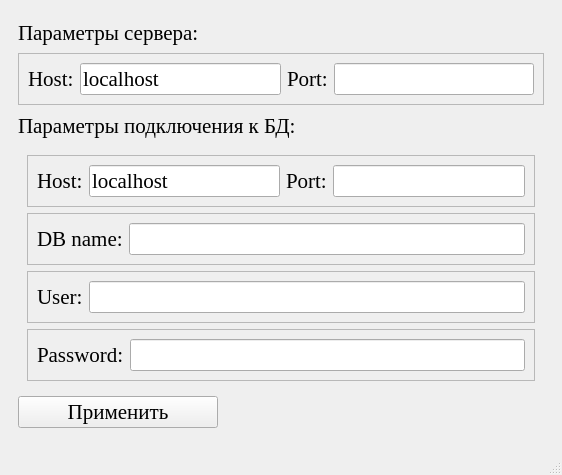
<?xml version="1.0" encoding="UTF-8"?>
<ui version="4.0">
 <class>MainWindow</class>
 <widget class="QMainWindow" name="MainWindow">
  <property name="geometry">
   <rect>
    <x>0</x>
    <y>0</y>
    <width>562</width>
    <height>475</height>
   </rect>
  </property>
  <property name="font">
   <font>
    <family>Times New Roman</family>
    <pointsize>16</pointsize>
   </font>
  </property>
  <property name="windowTitle">
   <string>MainWindow</string>
  </property>
  <widget class="QWidget" name="centralwidget">
   <layout class="QHBoxLayout" name="horizontalLayout">
    <item>
     <widget class="QWidget" name="widget" native="true">
      <layout class="QVBoxLayout" name="verticalLayout">
       <item>
        <widget class="QLabel" name="label">
         <property name="text">
          <string>Параметры сервера:</string>
         </property>
        </widget>
       </item>
       <item>
        <widget class="QFrame" name="frame">
         <property name="frameShape">
          <enum>QFrame::StyledPanel</enum>
         </property>
         <property name="frameShadow">
          <enum>QFrame::Raised</enum>
         </property>
         <layout class="QHBoxLayout" name="horizontalLayout_2">
          <item>
           <widget class="QLabel" name="label_2">
            <property name="text">
             <string>Host:</string>
            </property>
           </widget>
          </item>
          <item>
           <widget class="QLineEdit" name="lineEdit">
            <property name="text">
             <string>localhost</string>
            </property>
           </widget>
          </item>
          <item>
           <widget class="QLabel" name="label_3">
            <property name="text">
             <string>Port:</string>
            </property>
           </widget>
          </item>
          <item>
           <widget class="QLineEdit" name="lineEdit_2"/>
          </item>
         </layout>
        </widget>
       </item>
       <item>
        <widget class="QLabel" name="label_4">
         <property name="text">
          <string>Параметры подключения к БД:</string>
         </property>
        </widget>
       </item>
       <item>
        <widget class="QWidget" name="widget_2" native="true">
         <layout class="QVBoxLayout" name="verticalLayout_2">
          <item>
           <widget class="QFrame" name="frame_2">
            <property name="frameShape">
             <enum>QFrame::StyledPanel</enum>
            </property>
            <property name="frameShadow">
             <enum>QFrame::Raised</enum>
            </property>
            <layout class="QHBoxLayout" name="horizontalLayout_3">
             <item>
              <widget class="QLabel" name="label_5">
               <property name="text">
                <string>Host:</string>
               </property>
              </widget>
             </item>
             <item>
              <widget class="QLineEdit" name="lineEdit_3">
               <property name="text">
                <string>localhost</string>
               </property>
              </widget>
             </item>
             <item>
              <widget class="QLabel" name="label_6">
               <property name="text">
                <string>Port:</string>
               </property>
              </widget>
             </item>
             <item>
              <widget class="QLineEdit" name="lineEdit_4"/>
             </item>
            </layout>
           </widget>
          </item>
          <item>
           <widget class="QFrame" name="frame_3">
            <property name="frameShape">
             <enum>QFrame::StyledPanel</enum>
            </property>
            <property name="frameShadow">
             <enum>QFrame::Raised</enum>
            </property>
            <layout class="QHBoxLayout" name="horizontalLayout_4">
             <item>
              <widget class="QLabel" name="label_7">
               <property name="text">
                <string>DB name:</string>
               </property>
              </widget>
             </item>
             <item>
              <widget class="QLineEdit" name="lineEdit_5"/>
             </item>
            </layout>
           </widget>
          </item>
          <item>
           <widget class="QFrame" name="frame_4">
            <property name="frameShape">
             <enum>QFrame::StyledPanel</enum>
            </property>
            <property name="frameShadow">
             <enum>QFrame::Raised</enum>
            </property>
            <layout class="QHBoxLayout" name="horizontalLayout_5">
             <item>
              <widget class="QLabel" name="label_8">
               <property name="text">
                <string>User:</string>
               </property>
              </widget>
             </item>
             <item>
              <widget class="QLineEdit" name="lineEdit_6"/>
             </item>
            </layout>
           </widget>
          </item>
          <item>
           <widget class="QFrame" name="frame_5">
            <property name="frameShape">
             <enum>QFrame::StyledPanel</enum>
            </property>
            <property name="frameShadow">
             <enum>QFrame::Raised</enum>
            </property>
            <layout class="QHBoxLayout" name="horizontalLayout_6">
             <item>
              <widget class="QLabel" name="label_9">
               <property name="text">
                <string>Password:</string>
               </property>
              </widget>
             </item>
             <item>
              <widget class="QLineEdit" name="lineEdit_7"/>
             </item>
            </layout>
           </widget>
          </item>
         </layout>
        </widget>
       </item>
       <item>
        <widget class="QPushButton" name="pushButton">
         <property name="maximumSize">
          <size>
           <width>200</width>
           <height>16777215</height>
          </size>
         </property>
         <property name="text">
          <string>Применить</string>
         </property>
        </widget>
       </item>
      </layout>
     </widget>
    </item>
   </layout>
  </widget>
  <widget class="QMenuBar" name="menubar">
   <property name="geometry">
    <rect>
     <x>0</x>
     <y>0</y>
     <width>562</width>
     <height>29</height>
    </rect>
   </property>
  </widget>
  <widget class="QStatusBar" name="statusbar"/>
 </widget>
 <resources/>
 <connections/>
</ui>
